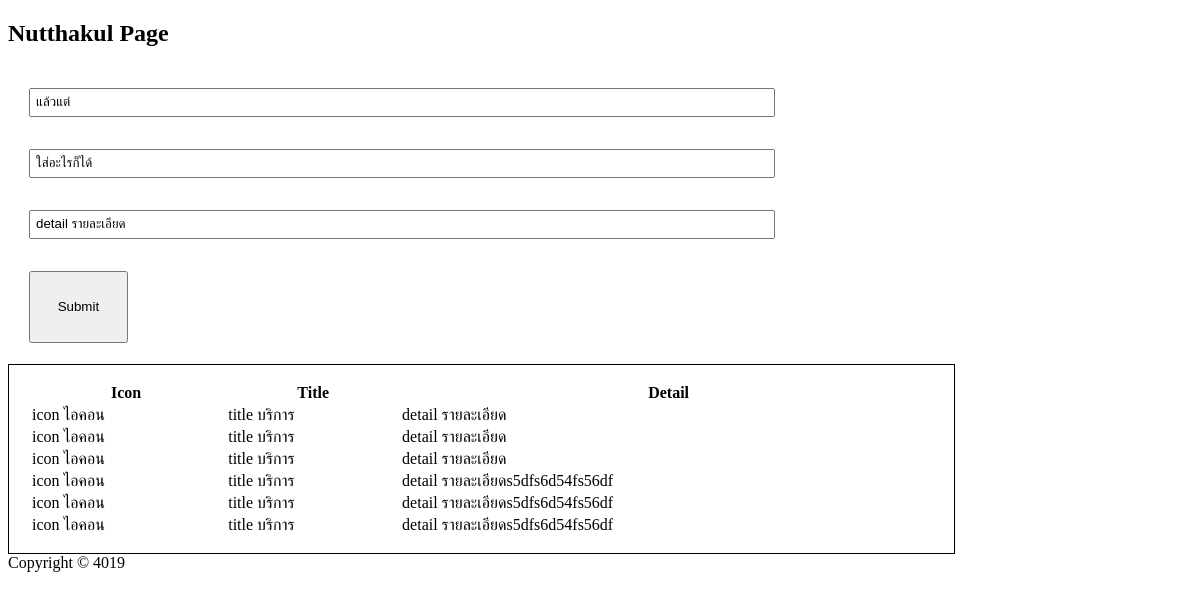
Page /insert on the earlier database version.
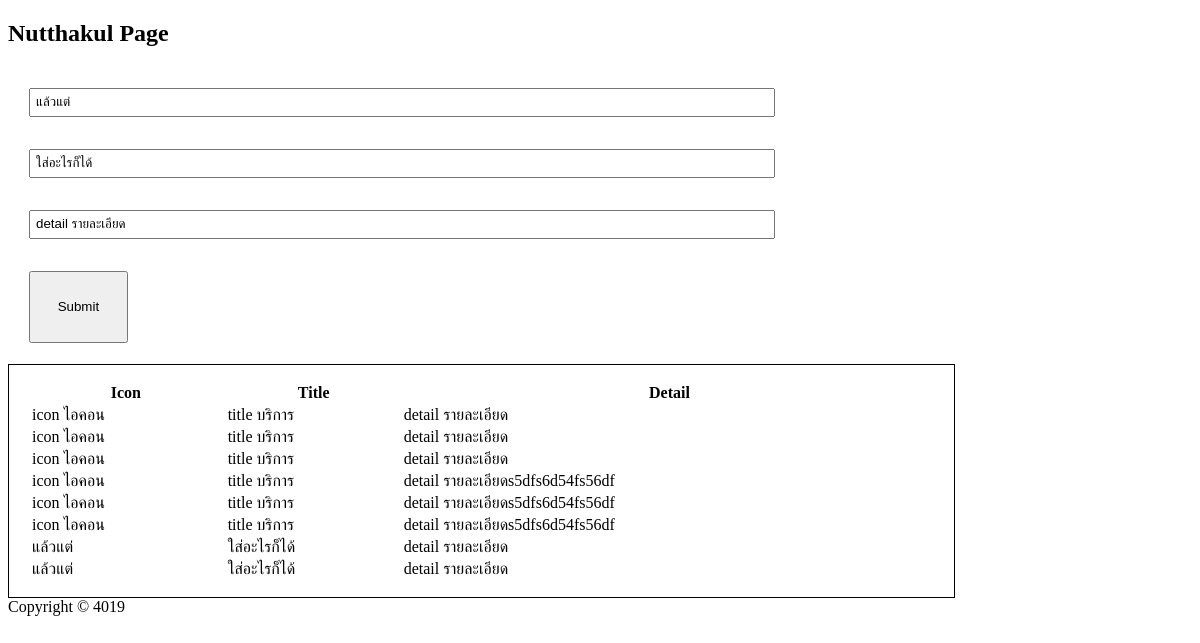
Same page on the later database version.
### myapp/models.py (models this page shows)
class Service(models.Model):
    icon = models.CharField(max_length=200)
    title = models.CharField(max_length=300)
    detail = models.CharField(max_length=1000)
    def __str__(self):
        return self.title

### myapp/views.py (the view)
# urls.py: path('', appview.insert),
def insert(req):
    if req.method == 'POST':
        post = req.POST
        s = Service()
        s.icon = post['icon']
        s.title = post['title']
        s.detail = post['detail']
        s.save()
        services = Service.objects.all()
        print(services)
        return render(req, 'myapp/insert.html', { 'services': services })
    else:
        print('ร้องขอทำมะดา')
        services = Service.objects.all()
        print(services)
        return render(req, 'myapp/insert.html', { 'services': services })

### myapp/templates/myapp/insert.html (shortened to what this page needs)
<!DOCTYPE html>
<html lang="en">
  <head>
    {% load static %}
    <link href="{% static 'vendor/fontawesome-free/css/all.min.css' %}" rel="stylesheet" type="text/css">
  </head>
  <body>
    <nav> <h1> Nutthakul Page </h1> </nav>
    <div>
      <section class="filled">
        <form action="insert" method="POST" enctype="multipart/form-data;charset=UTF-8">
          <div class="spacing"><input class="filled" type="text" name="icon" value="แล้วแต่"/></div>
          <div class="spacing"><input class="filled" type="text" name="title" value="ใส่อะไรก็ได้ "/></div>
          <div class="spacing"><input class="filled" type="text" name="detail" value="detail รายละเอียด"/></div>
          <div class="spacing"><button style="padding: 2em;" type="submit">Submit</button></div>
        </form>
      </section>
      <div>
       <table style="width:80%; border: 1px solid black; padding: 1em;">
        <tr>
          <th>Icon</th>
          <th>Title</th>
          <th>Detail</th>
        </tr>
        {% for s in services %}
        <tr>
          <td> <i class="fa {{s.icon}}"></i> {{ s.icon }}</td>
          <td>{{ s.title }}</td>
          <td>{{ s.detail }}</td>
        </tr>
        {% endfor %}
      </table>
      </div>
    </div>
    <footer>
      <div>
        <div>Copyright &copy; 4019 </div>
      </div>
    </footer>
  </body>
</html>

Differences in the rows shown:
added Service: icon "แล้วแต่", title "ใส่อะไรก็ได้", detail "detail รายละเอียด"
added Service: icon "แล้วแต่", title "ใส่อะไรก็ได้", detail "detail รายละเอียด"
